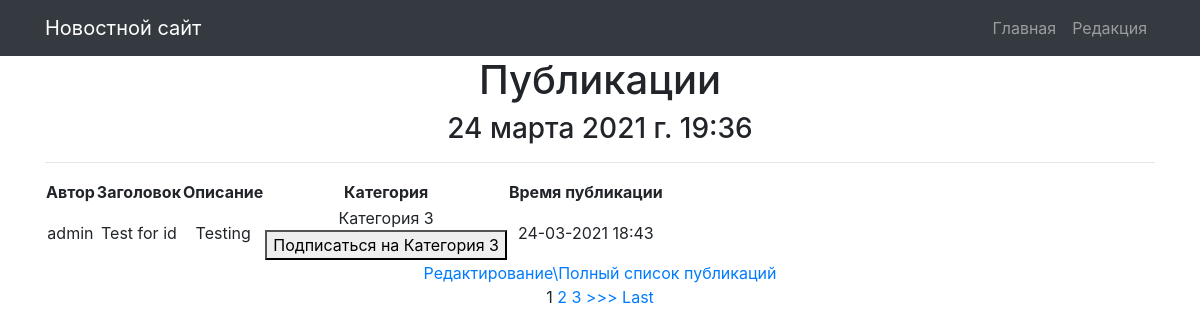
The page / on the database its author committed.
### news/models.py (models this page shows, shortened)
class Post(models.Model):
    ARTICLE_TYPES = (
        ('news', 'Новости'), ('article', 'Статья')
    )
    article_author = models.ForeignKey(Author, on_delete=models.CASCADE, verbose_name='Автор статьи или новости',
                                       related_name='posts')
    article_choice = models.CharField(max_length=50, choices=ARTICLE_TYPES)
    article_time_in = models.DateTimeField(auto_now_add=True, verbose_name='Дата создания')
    article_category = models.ManyToManyField(Category, verbose_name='Категория публикации')
    article_title = models.CharField(max_length=255, verbose_name='Название статьи или новости')
    article_text = models.TextField(verbose_name='Основной текст статьи')
    article_rating = models.IntegerField(default=0, verbose_name='Рейтинг публикации')
    class Meta:
        verbose_name = 'Пост'
        verbose_name_plural = 'Посты'

class Author(models.Model):
    author_user = models.OneToOneField(User, on_delete=models.CASCADE, verbose_name='Автор')
    author_rating = models.IntegerField(default=0, verbose_name='Рейтинг автора')
    def __str__(self):
        return self.author_user.username
    class Meta:
        verbose_name = 'Автор'
        verbose_name_plural = 'Авторы'

class Category(models.Model):
    category_name = models.CharField(max_length=255, unique=True, verbose_name='Наименование категории')
    category_subscriber = models.ManyToManyField(User, blank=True, verbose_name="Подписчик категории")
    def __str__(self):
        return self.category_name
    class Meta:
        verbose_name = 'Категория'
        verbose_name_plural = 'Категории'

### news/views.py (the view)
# urls.py: path('', NewsList.as_view(), name='index'),
class NewsList(ListView):
    model = Post
    template_name = 'posts.html'
    context_object_name = 'posts'
    ordering = ['-article_time_in']
    paginate_by = 1  # поставим постраничный вывод в один элемент
    def get_context_data(self, **kwargs):
        context = super().get_context_data(**kwargs)
        context['time_now'] = datetime.utcnow()
        context['value1'] = None  # добавим ещё одну пустую переменную, чтобы на её примере посмотреть работу другого
        context['test'] = ''
        context['filter'] = NewsFilter(self.request.GET, queryset=self.get_queryset())
        return context

### news/templatetags/custom_filters.py (called while the page is built)
@register.filter(name='censor')
def censor(value):
    if "плохое слово 1" or "плохое слово 2" or "плохое слово 3" in value:
        value.replace("плохое слово 1", "***")
        value.replace("плохое слово 2", "***")
        value.replace("плохое слово 3", "***")
        return value
    else:
        return value

### Templates/posts.html (shortened to what this page needs)
{% extends 'default.html' %}
{% load custom_filters %}
{% block content %}
<h1>Публикации</h1>
<h3>{{ time_now }}</h3>
<hr>
{% if posts %}
<table>
    <thead>
        <th>
            Автор
        </th>
        <th>
            Заголовок
        </th>
        <th>
            Описание
        </th>
        <th>
            Категория
        </th>
        <th>
            Время публикации
        </th>
    </thead>
    {% for post in posts %}
    <tr>
        <td>
            {{ post.article_author }}
        </td>
        <td>
            {{ post.article_title | censor }}
        </td>
        <td>
            {{ post.article_text | censor | truncatechars:50 }}
        </td>
        <td>
            {% for category in post.article_category.all %}{{ category }}<br>
            {% if user in category.category_subscriber.all %}
                <form action = "{% url 'subscribe' %}" method="POST">
                {% csrf_token %}
                <button type="submit" name="category_id" value="{{ category.id }}">Отписаться от {{ category }}</button>
                </form>
            {% else %}
                <form action = "{% url 'subscribe' %}"  method="POST">
                <button type="submit" name="category_id" value="{{ category.id }}">Подписаться на {{ category }}</button>
                </form>
            {% endif %}
            {% endfor %}
        </td>
        <td>
            {{ post.article_time_in | date:"d-m-Y H:i"}}
        </td>
    </tr>
    {% endfor %}
</table>
{% else %}
    <h2>Публикаций нет!</h2>
{% endif %}
<a href="{% url 'posts_full' %}">Редактирование\Полный список публикаций</a> <br>
{% if is_paginated %}
    {% for num in page_obj.paginator.page_range %}
        {% if page_obj.number == num %}
            <a>{{ num }}</a>
        {% elif num > page_obj.number|add:'-3' and num < page_obj.number|add:'3' %}
            <a href="?page={{ num }}">{{ num }}</a>
        {% endif %}
    {% endfor %}
    {% if page_obj.has_next %}
        <a href="?page={{ page_obj.next_page_number }}">>>></a>
        <a href="?page={{ page_obj.paginator.num_pages }}">Last</a>
    {% endif %}
{% endif %}
{% endblock content %}

### rows shown on the page
Post: article_author "admin", article_title|censor "Test for id", article_text|censor "Testing", article_time_in "24-03-2021 18:43"
Category: category_name "Категория 3", {{ category.id }} 3 (drawn)

### other values the page prints
{{ time_now }} "24 марта 2021 г. 19:36"
{{ num }} "1"
{{ num }} "2" "3"
